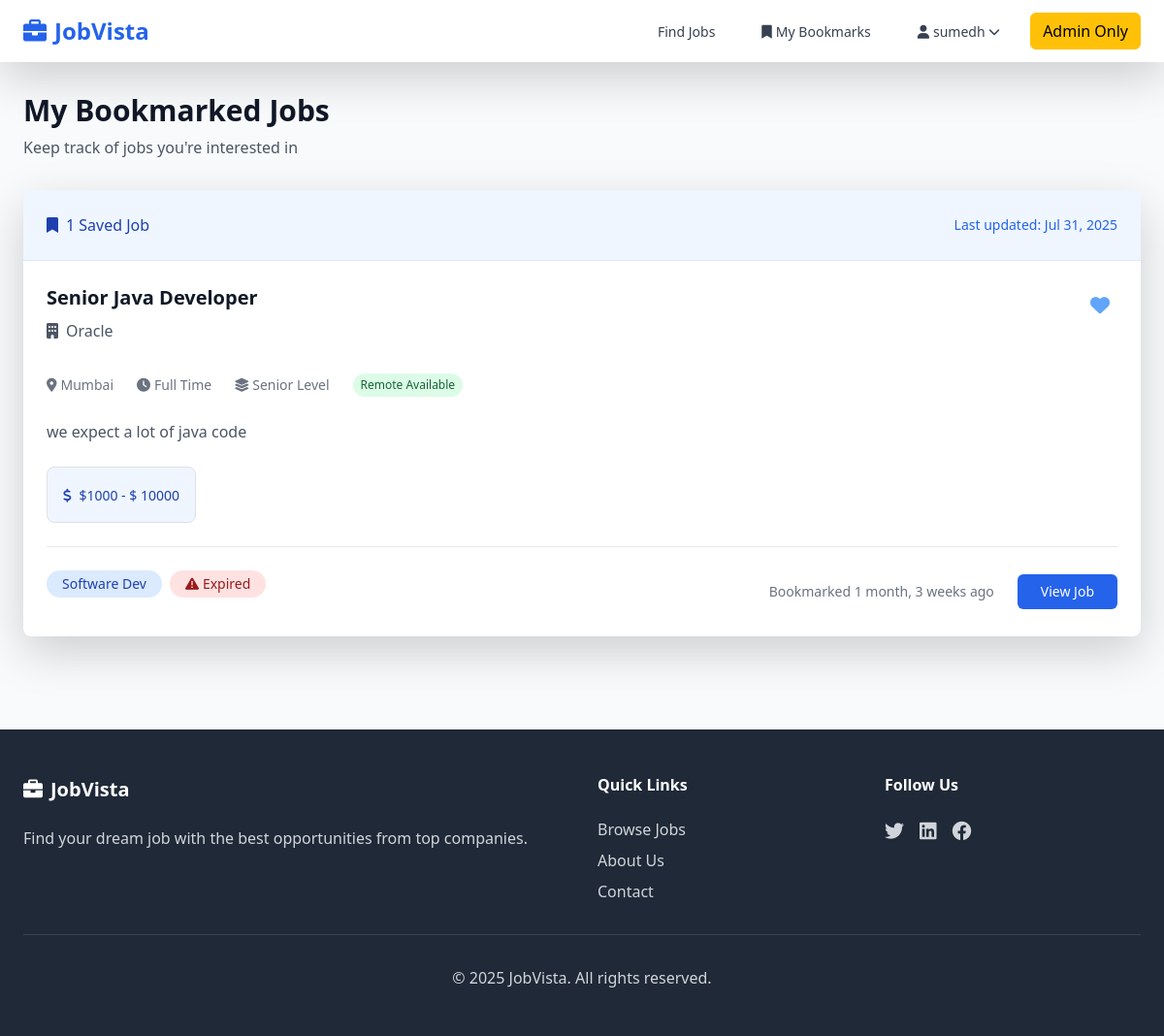
Page /bookmarks/my_bookmarks/ (signed in) on the committed database.
### bookmarks/models.py (models this page shows, shortened)
class JobBookmark(models.Model):
    user = models.ForeignKey(User, on_delete=models.CASCADE, related_name='bookmarks')
    job = models.ForeignKey(Job, on_delete=models.CASCADE, related_name='bookmarks')
    created_at = models.DateTimeField(auto_now_add=True)
    class Meta:
        unique_together = ('user', 'job')
        verbose_name = "Job Bookmark"
        verbose_name_plural = "Job Bookmarks"

### jobs/models.py (models this page shows, shortened)
class Job(models.Model):
    EMPLOYMENT_TYPES = [
        ('full_time', 'Full Time'),
        ('part_time', 'Part Time'),
        ('contract', 'Contract'),
        ('internship', 'Internship'),
        ('freelance', 'Freelance'),
    ]
    EXPERIENCE_LEVELS = [
        ('entry', 'Entry Level'),
        ('mid', 'Mid Level'),
        ('senior', 'Senior Level'),
        ('executive', 'Executive'),
    ]
    title = models.CharField(max_length=200)
    slug = models.SlugField(unique=True)
    company = models.ForeignKey(Company, on_delete=models.CASCADE, related_name='jobs')
    category = models.ForeignKey(JobCategory, on_delete=models.CASCADE, related_name='jobs')
    description = models.TextField()
    requirements = models.TextField()
    responsibilities = models.TextField()
    salary_min = models.DecimalField(max_digits=10, decimal_places=2, blank=True, null=True)
    salary_max = models.DecimalField(max_digits=10, decimal_places=2, blank=True, null=True)
    employment_type = models.CharField(max_length=20, choices=EMPLOYMENT_TYPES)
    experience_level = models.CharField(max_length=20, choices=EXPERIENCE_LEVELS)
    location = models.CharField(max_length=200)
    remote_available = models.BooleanField(default=False)
    is_active = models.BooleanField(default=True)
    application_deadline = models.DateTimeField(blank=True, null=True)
    created_at = models.DateTimeField(auto_now_add=True)
    updated_at = models.DateTimeField(auto_now=True)
    def get_absolute_url(self):
        return reverse('job_detail', kwargs={'slug': self.slug})
    def is_expired(self):
        if self.application_deadline:
            return timezone.now() > self.application_deadline
        return False
    class Meta:
        ordering = ['-created_at']

class Company(models.Model):
    STATUS_CHOICES = [
        ('pending', 'Pending Approval'),
        ('approved', 'Approved'),
        ('rejected', 'Rejected'),
    ]
    name = models.CharField(max_length=200, unique=True)
    description = models.TextField()
    website = models.URLField(blank=True, null=True)
    logo = models.ImageField(upload_to='company_logos/', blank=True, null=True)
    location = models.CharField(max_length=200)
    status = models.CharField(max_length=20, choices=STATUS_CHOICES, default='pending')
    created_at = models.DateTimeField(auto_now_add=True)
    class Meta:
        verbose_name_plural = "Companies"

class JobCategory(models.Model):
    name = models.CharField(max_length=100)
    slug = models.SlugField(unique=True)
    class Meta:
        verbose_name_plural = "Job Categories"

### bookmarks/views.py (the view)
# urls.py: path('my_bookmarks/', user_bookmarks, name='user_bookmarks'),
@login_required
def user_bookmarks(request):
    bookmarks = JobBookmark.objects.filter(user=request.user).select_related('job__company')
    paginator = Paginator(bookmarks, 10)
    page_number = request.GET.get('page')
    page_obj = paginator.get_page(page_number)
    context = {
        'page_obj': page_obj,
    }
    return render(request, 'jobs/user_bookmarks.html', context)

### templates/jobs/user_bookmarks.html (shortened to what this page needs)
{% extends 'base.html' %}
{% block content %}
    <div class="max-w-7xl mx-auto px-4 sm:px-6 lg:px-8 py-8">
        <div class="mb-8">
            <h1 class="text-3xl font-bold text-gray-900 mb-2">My Bookmarked Jobs</h1>
            <p class="text-gray-600">Keep track of jobs you're interested in</p>
        </div>
        {% if page_obj %}
            <div class="bg-white rounded-lg shadow-lg">
                <div class="bg-blue-50 px-6 py-4 border-b border-blue-100">
                    <div class="flex items-center justify-between">
                    <span class="text-blue-800 font-medium">
                        <i class="fas fa-bookmark mr-2"></i>{{ page_obj.paginator.count }} Saved Job{{ page_obj.paginator.count|pluralize }}
                    </span>
                        <span class="text-sm text-blue-600">
                        Last updated: {{ page_obj.0.created_at|date:"M d, Y" }}
                    </span>
                    </div>
                </div>
                <div class="divide-y divide-gray-200">
                    {% for bookmark in page_obj %}
                        <div class="p-6 hover:bg-gray-50 transition duration-300">
                            <div class="flex items-start justify-between">
                                <div class="flex-1">
                                    <div class="flex items-start justify-between mb-3">
                                        <div class="flex-1">
                                            <h3 class="text-xl font-semibold text-gray-900 mb-2">
                                                <a href="{{ bookmark.job.get_absolute_url }}"
                                                   class="hover:text-blue-600 transition duration-300">
                                                    {{ bookmark.job.title }}
                                                </a>
                                            </h3>
                                            <div class="flex items-center text-gray-600 mb-3">
                                                <i class="fas fa-building mr-2"></i>
                                                <span class="font-medium">{{ bookmark.job.company.name }}</span>
                                            </div>
                                        </div>
                                        <button onclick="toggleBookmark({{ bookmark.job.id }})"
                                                id="bookmark-btn-{{ bookmark.job.id }}"
                                                class="like-btn ml-4 p-2 text-red-500 transition duration-300"
                                                title="Remove bookmark">
                                            <i class="fas dil fa-heart text-xl {% if job.id in bookmarked_job_ids %}text-red-500{% else %}text-blue-400{% endif %}"></i>
                                        </button>
                                    </div>
                                    <div class="flex flex-wrap items-center gap-4 text-sm text-gray-500 mb-4">
                                    <span class="flex items-center">
                                        <i class="fas fa-map-marker-alt mr-1"></i>
                                        {{ bookmark.job.location }}
                                    </span>
                                        <span class="flex items-center">
                                        <i class="fas fa-clock mr-1"></i>
                                        {{ bookmark.job.get_employment_type_display }}
                                    </span>
                                        <span class="flex items-center">
                                        <i class="fas fa-layer-group mr-1"></i>
                                        {{ bookmark.job.get_experience_level_display }}
                                    </span>
                                        {% if bookmark.job.remote_available %}
                                            <span class="bg-green-100 text-green-800 px-2 py-1 rounded-full text-xs">
                                            Remote Available
                                        </span>
                                        {% endif %}
                                    </div>
                                    <p class="text-gray-600 mb-4 line-clamp-2">
                                        {{ bookmark.job.description|truncatewords:25 }}
                                    </p>
                                    {% if bookmark.job.salary_min or bookmark.job.salary_max %}
                                        <div class="bg-blue-50 border border-blue-200 rounded-lg p-3 mb-4 inline-block">
                                        <span class="text-blue-800 font-medium text-sm">
                                            <i class="fas fa-dollar-sign mr-1"></i>
                                            {% if bookmark.job.salary_min and bookmark.job.salary_max %}
                                                ${{ bookmark.job.salary_min|floatformat:0 }} - $
                                                {{ bookmark.job.salary_max|floatformat:0 }}
                                            {% elif bookmark.job.salary_min %}
                                                From ${{ bookmark.job.salary_min|floatformat:0 }}
                                            {% elif bookmark.job.salary_max %}
                                                Up to ${{ bookmark.job.salary_max|floatformat:0 }}
                                            {% endif %}
                                        </span>
                                        </div>
                                    {% endif %}
                                    <div class="flex flex-col sm:flex-row sm:items-center sm:justify-between pt-4 border-t border-gray-200">
                                        <div class="flex items-center gap-2 mb-3 sm:mb-0">
                                        <span class="bg-blue-100 text-blue-800 px-3 py-1 rounded-full text-sm">
                                            {{ bookmark.job.category.name }}
                                        </span>
                                            {% if bookmark.job.is_expired %}
                                                <span class="bg-red-100 text-red-800 px-3 py-1 rounded-full text-sm">
                                                <i class="fas fa-exclamation-triangle mr-1"></i>Expired
                                            </span>
                                            {% endif %}
                                        </div>
                                        <div class="flex items-center gap-4">
                                        <span class="text-sm text-gray-500">
                                            Bookmarked {{ bookmark.created_at|timesince }} ago
                                        </span>
                                            <a href="{{ bookmark.job.get_absolute_url }}"
                                               class="bg-blue-600 text-white px-4 py-2 rounded-md hover:bg-blue-700 transition duration-300 text-sm font-medium">
                                                View Job
                                            </a>
                                        </div>
                                    </div>
                                </div>
                            </div>
                        </div>
                    {% endfor %}
                </div>
            </div>
        {% endif %}
    </div>
{% endblock %}

### templates/base.html (shortened to what this page needs)
<!DOCTYPE html>
<html lang="en">
<head>
    <script src="https://cdn.tailwindcss.com"></script>
    <link rel="stylesheet" href="https://cdnjs.cloudflare.com/ajax/libs/font-awesome/6.0.0/css/all.min.css">
<link
      href="https://cdn.jsdelivr.net/npm/bootstrap@5.3.0/dist/css/bootstrap.min.css"
      rel="stylesheet"
    />
    {% load static %}
</head>
<body class="bg-gray-50 min-h-screen">
    <nav class="bg-white shadow-lg sticky top-0 z-50">
        <div class="max-w-7xl mx-auto px-4 sm:px-6 lg:px-8">
            <div class="flex justify-between items-center h-16">
                <div class="flex-shrink-0">
                    <a href="{% url 'home' %}" class="text-2xl font-bold text-blue-600">
                        <i class="fas fa-briefcase mr-2"></i>JobVista
                    </a>
                </div>
                <div class="hidden md:block">
                    <div class="ml-10 flex items-baseline space-x-4">
                        <a href="{% url 'home' %}" class="text-gray-700 hover:text-blue-600 px-3 py-2 rounded-md text-sm font-medium transition duration-300">
                            Find Jobs
                        </a>
                        {% if user.is_authenticated %}
                            <a href="{% url 'user_bookmarks' %}" class="text-gray-700 hover:text-blue-600 px-3 py-2 rounded-md text-sm font-medium transition duration-300">
                                <i class="fas fa-bookmark mr-1"></i>My Bookmarks
                            </a>
                            <div class="relative" x-data="{ open: false }">
                                <button @click="open = !open" class="text-gray-700 hover:text-blue-600 px-3 py-2 rounded-md text-sm font-medium transition duration-300 flex items-center">
                                    <i class="fas fa-user mr-1"></i>{{ user.username }}
                                    <i class="fas fa-chevron-down ml-1 text-xs"></i>
                                </button>
                            </div>
                        {% else %}
                            <a href="{% url 'login' %}" class="bg-blue-600 text-white px-4 py-2 rounded-md text-sm font-medium hover:bg-blue-700 transition duration-300">
                                Login
                            </a>
                        {% endif %}
                    <a href="/admin" class="btn btn-warning" style target="_blank">Admin Only</a>
                    </div>
                </div>
            </div>
        </div>
    </nav>
    <main>
        {% block content %}
        {% endblock %}
    </main>
    <footer class="bg-gray-800 text-white mt-16">
        <div class="max-w-7xl mx-auto px-4 sm:px-6 lg:px-8 py-12">
            <div class="grid grid-cols-1 md:grid-cols-4 gap-8">
                <div class="col-span-1 md:col-span-2">
                    <h3 class="text-xl font-bold mb-4">
                        <i class="fas fa-briefcase mr-2"></i>JobVista
                    </h3>
                    <p class="text-gray-300 mb-4">
                        Find your dream job with the best opportunities from top companies.
                    </p>
                </div>
                <div>
                    <h4 class="font-semibold mb-4">Quick Links</h4>
                    <ul class="space-y-2 text-gray-300">
                        <li><a href="{% url 'home' %}" class="hover:text-white transition duration-300">Browse Jobs</a></li>
                        <li><a href="#" class="hover:text-white transition duration-300">About Us</a></li>
                        <li><a href="#" class="hover:text-white transition duration-300">Contact</a></li>
                    </ul>
                </div>
                <div>
                    <h4 class="font-semibold mb-4">Follow Us</h4>
                    <div class="flex space-x-4">
                        <a href="#" class="text-gray-300 hover:text-white transition duration-300">
                            <i class="fab fa-twitter text-xl"></i>
                        </a>
                        <a href="#" class="text-gray-300 hover:text-white transition duration-300">
                            <i class="fab fa-linkedin text-xl"></i>
                        </a>
                        <a href="#" class="text-gray-300 hover:text-white transition duration-300">
                            <i class="fab fa-facebook text-xl"></i>
                        </a>
                    </div>
                </div>
            </div>
            <div class="border-t border-gray-700 mt-8 pt-8 text-center text-gray-300">
                <p>&copy; 2025 JobVista. All rights reserved.</p>
            </div>
        </div>
    </footer>
</body>
</html>

### rows in the picture
JobBookmark: created_at "Jul 31, 2025", job "Senior Java Developer", job.company.name "Oracle", job.location "Mumbai", job.employment_type "Full Time", job.experience_level "Senior Level", shows "Remote Available", job.description "we expect a lot of java code", job.salary_min "1000", job.salary_max "10000", job.category.name "Software Dev", shows "Expired", created_at "1 month, 3 weeks"

### other values in the picture
{{ user.username }} "sumedh"
{{ page_obj.paginator.count }} "1"
